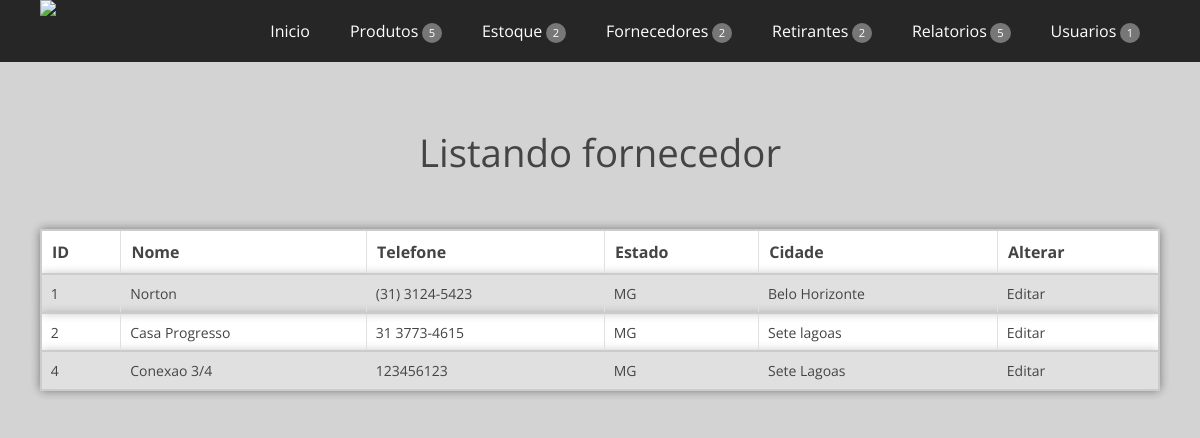
Screenshot of /main.php?url=fornecedor&acao=listar (signed in) with the database file from the repository.
### tables this page shows
CREATE TABLE IF NOT EXISTS `srs_supplier` (
`id` int(10) unsigned NOT NULL,
  `nome` text NOT NULL,
  `telefone` text,
  `estado` text,
  `cidade` text
);

### application/controler/DB.php (called while the page is built, shortened)
<?php
class DB {
	private $server;
	private$user;
	private $pass;
	function __construct() {
		$this->server="localhost";
		$this->db="bi_server";
		$this->user="root";
		$this->pass="";
	}
	function Conectar(){
		$this->conexao=mysql_connect($this->server,$this->user,$this->pass) or die('Erro ao se conectar ao banco');
	}
	function PesquisaCampos($campos, $tabela){
		switch($tabela) {
		case fornecedor:
			$newtable = 'srs_supplier';
			break;
		}
		return mysql_query("Select $campos from $newtable");
	}
}
?>

### application/controler/Fornecedores.php (the view, shortened to what this page needs)
<?php
class Fornecedores extends Produtos   {
	public $tabela;
	public $conexaoDB;
	function __construct() {
		$this->conexaoDB=new DB();
		$this->tabela="fornecedor";
	}
	function Listar(){
		$fornecedores=$this->conexaoDB->PesquisaCampos("id,nome,telefone, estado, cidade",$this->tabela);
		echo '<h1>Listando '.$this->tabela.'</h1><br><br>';
		echo '<table align="center" class="css-input">';
		echo '<tr class="css-input">
				<td class="header">ID</td>
			     <td class="header">Nome</td>
				 <td class="header">Telefone</td>
				 <td class="header">Estado</td>
				 <td class="header">Cidade</td>
				 <td class="header">Alterar</td>
			  </tr>';
		while($fornecedor=mysql_fetch_array($fornecedores)){
			echo '<tr class="css-input">';
			echo '<td>'.$fornecedor['id'].'</td>';
			echo '<td>'.$fornecedor['nome'].'</td>';
			echo '<td>'.$fornecedor['telefone'].'</td>';
			echo '<td>'.$fornecedor['estado'].'</td>';
			echo '<td>'.$fornecedor['cidade'].'</td>';
			echo '<td><a href="main.php?url='.$this->tabela.'&acao=formeditar&id='.$fornecedor['id'].'">Editar</a></td>';
			echo '</tr>';
		}
		echo '</table>';
	}
}
?>

### main.php (shortened to what this page needs)
<?php
include 'application/controler/Categorias.php';
include 'application/controler/Fornecedores.php';
include 'application/controler/Form.php';
include 'application/controler/Relatorios.php';
if(isset($_GET['url'])){
   $url=$_GET['url'];
}
else {
   $url="";
}
$url=(empty($url))?"index":$url;
?>
<!DOCTYPE html>
<html lang="en-US">
   <head>
      <link rel="stylesheet" href="css/components.css">
      <link rel="stylesheet" href="css/responsee.css">
      <link rel="stylesheet" href="css/template-style.css">
   </head>
   <body class="size-1140">
      <div id="all-content" class="with-sticky-footer">
         <header>
            <nav>
               <div class="line">
                  <div class="s-12 l-2"><a href="main.php">
                     <img class="s-5 l-12 center" src="img/cnh-30.png"></a>
                  </div>
                  <div class="top-nav s-12 l-10 right">
                     <ul class="right">
                        <li><a href="main.php">Inicio</a></li>
                        <li><a>Produtos</a>
                        </li>
                        <li>
                           <a>Estoque</a>
                        </li>
                        <li><a>Fornecedores</a>
                     </li>
                     <li><a>Retirantes</a>
                     </li>
                     <li><a>Relatorios</a>
                     </li>
                     <li><a>Usuarios</a>
                     </li>
                     </ul>
                  </div>
               </div>
            </nav>
         </header>
         <section>
            <div id="first-block">
               <div class="line">
                  <div class="margin-bottom">
                           <div id="Content">
                                    <?php
                                    include 'application/controler/DB.php';
                                    include 'application/view/'.$url.'.phtml';
                                    ?>
                           </div>
                        </div>
                     </div>
                  </div>
               </div>
   </body>
</html>

### application/view/fornecedor.phtml (shortened to what this page needs)
<?php
$acao=(isset($_GET['acao']))?$_GET['acao']:"";
switch ($acao){
	case 'listar':
	$fornecedores=new Fornecedores();
	$fornecedores->Listar();
	break;
}
?>

### css/components.css (style rules this page uses)
.css-input { border-width:2px; border-color:#cccccc; border-style:solid; font-size:14px; padding:10px; border-radius:4px; box-shadow: 0px 0px 10px 0px rgba(42,42,42,.32); }
.header { font-weight: bold; font-size:16px; }

### css/responsee.css (style rules this page uses)
* { -webkit-box-sizing:border-box; -moz-box-sizing:border-box; box-sizing:border-box; margin:0; }
body { background:none repeat scroll 0 0 #d3d3d3; font-size:100%; margin:0; font-family:"Open Sans",Arial,sans-serif; color:#444; }
h1, h2, h3, h4, h5, h6 { color:#444; font-weight: normal; margin:0.2em 0 0.2em 0; }
h1 { font-size:2.4em; }
a, a:link, a:visited, a:hover, a:active { text-decoration:none; color:#444; }
img { border:0; height:auto; width:100%; }
table { background:none repeat scroll 0 0 #fff; border:1px solid #D0D0D0; border-collapse:collapse; border-spacing:0; text-align:left; width:100%; }
table tr td, table tr th { padding:0.625em; }
table tr:nth-of-type(2n) { background:none repeat scroll 0 0 #e0e0e0; }
td { border-right:1px solid #e0e0e0; }
.size-1140 .line { margin:0 auto; max-width:71.25em; padding:0 0.625em; }
nav { display:block; width:100%; background:#262626; }
.line:after,nav:after,.center:after,.box:after { clear:both; content:"."; display:block; height:0; line-height:0; visibility:hidden; }
.top-nav ul { padding:0; }
.top-nav li { float:left; list-style:none outside none; cursor:pointer; }
.top-nav li a { padding:1.25em; display:block; color:#fff; }
.aside-nav li li a, .aside-nav li li.active-item a, .aside-nav li li.aside-sub-submenu li a, .aside-nav > ul > li > a, .aside-nav > ul > li.active-item > a:link, .aside-nav > ul > li.active-item > a:visited, .aside-nav li > ul, .top-nav .active-item a, .top-nav li a, .aside-nav li a, .top-nav li ul li a, .top-nav li a,.top-nav li a, .top-nav li ul li a, .top-nav li ul li ul li a { transition:background 0.20s linear 0s; -o-transition:background 0.20s linear 0s; -ms-transition:background 0.20s linear 0s; -moz-transition:background 0.20s linear 0s; -webkit-transition:background 0.20s linear 0s; }
.line { clear:left; }
.margin-bottom { margin-bottom:1.25em; }
.s-1, .s-2,.s-five,.s-3, .s-4, .s-5, .s-6, .s-7, .s-8, .s-9, .s-10, .s-11, .s-12, .l-1, .l-2, .l-five, .l-3, .l-4, .l-5, .l-6, .l-7, .l-8, .l-9, .l-10, .l-11, .l-12 { float:left; position:relative; }
.s-5 { width:41.6666%; }
.s-12 { width:100%; }
.l-2 { width:16.6666%; }
.l-10 { width:83.3333%; }
.l-12 { clear:left;width:100%; }
.right { float:right; }
.center { float:none; margin:0 auto; display:block; }

### css/template-style.css (style rules this page uses)
#first-block { text-align:center; padding:3.5em 0; }
html { height: 100%; overflow: hidden; }
body { height: 100%; overflow: scroll; }
.with-sticky-footer { display: table; height: 100%; table-layout: fixed; width: 100%; }

### rows the page displays
srs_supplier: id "1", nome "Norton", telefone "(31) 3124-5423", estado "MG", cidade "Belo Horizonte"
srs_supplier: id "2", nome "Casa Progresso", telefone "31 3773-4615", estado "MG", cidade "Sete lagoas"
srs_supplier: id "4", nome "Conexao 3/4", telefone "123456123", estado "MG", cidade "Sete Lagoas"

### other values shown
$this->tabela "fornecedor"
